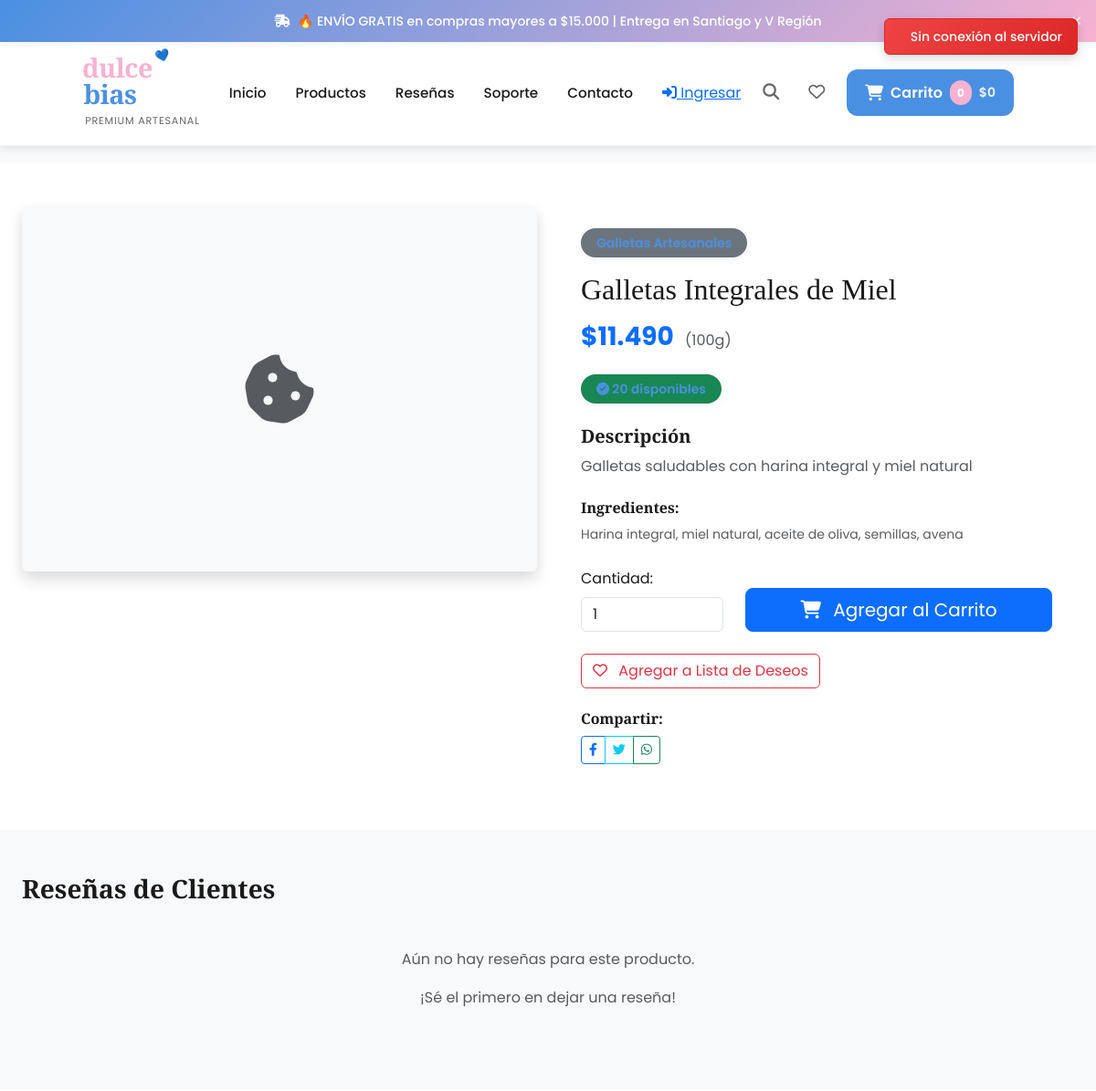
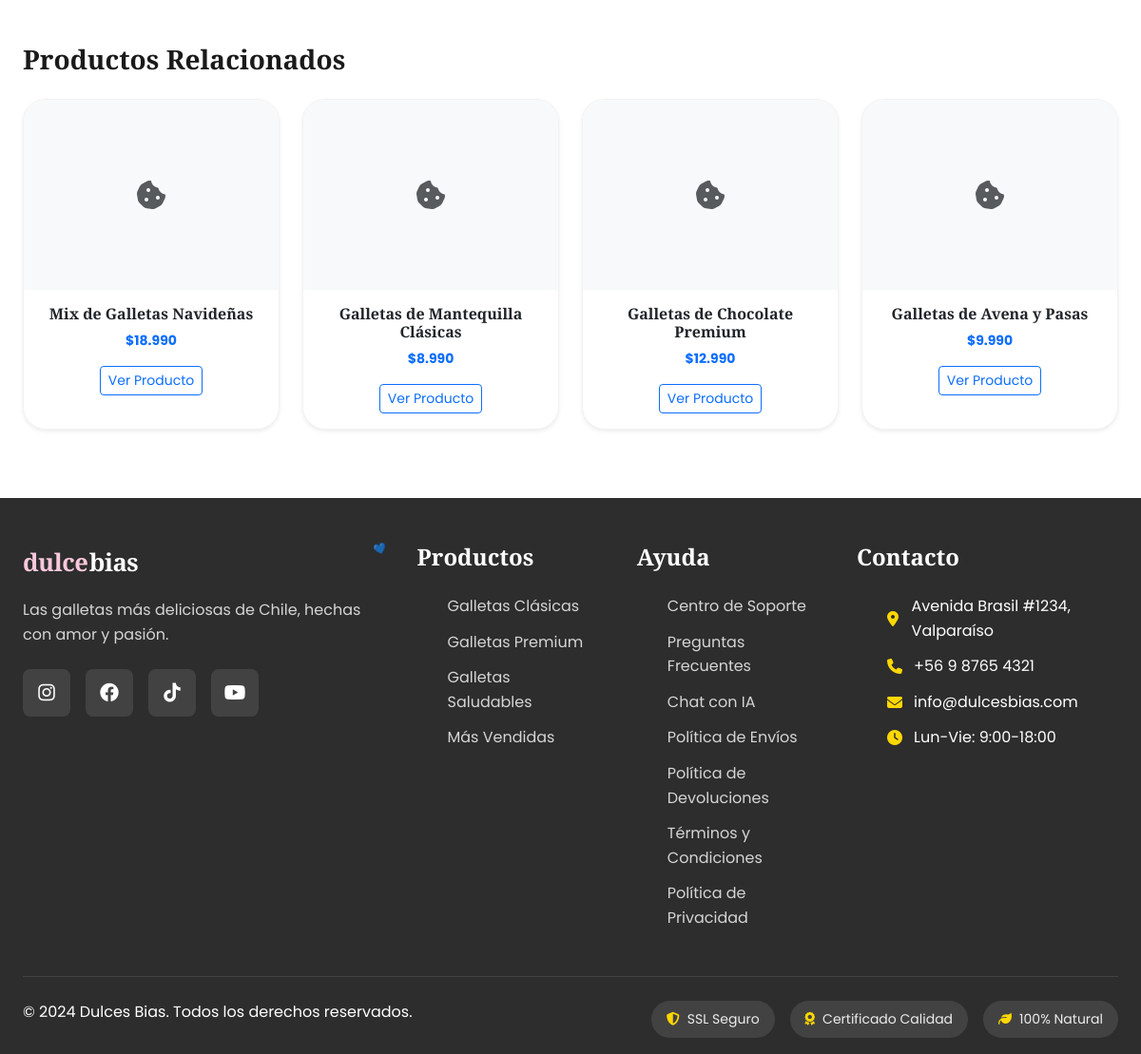
The page /producto/galletas-integrales-miel/ on the database its author committed (2 pictures, top to bottom).
### shop/models.py (models this page shows, shortened)
class Product(models.Model):
    CATEGORY_CHOICES = [
        ('bestseller', 'Más Vendidas'),
        ('premium', 'Premium'),
        ('healthy', 'Saludables'),
        ('classic', 'Clásicas'),
    ]
    name = models.CharField(max_length=200)
    slug = models.SlugField(max_length=200, unique=True)
    category = models.ForeignKey(Category, on_delete=models.CASCADE, related_name='products')
    product_type = models.CharField(max_length=20, choices=CATEGORY_CHOICES, default='classic')
    description = models.TextField()
    ingredients = models.TextField(help_text="Lista de ingredientes separados por comas")
    price = models.DecimalField(max_digits=10, decimal_places=0)  # Precios en CLP sin decimales
    discount_percentage = models.DecimalField(max_digits=5, decimal_places=2, default=0, help_text="Porcentaje de descuento (0-100)")
    discount_price = models.DecimalField(max_digits=10, decimal_places=0, null=True, blank=True, help_text="Precio con descuento manual")
    is_on_sale = models.BooleanField(default=False, help_text="¿Está en oferta?")
    image = models.ImageField(upload_to='products/')
    stock = models.PositiveIntegerField(default=0)
    min_stock_alert = models.PositiveIntegerField(default=5, help_text="Alerta cuando el stock sea menor a este valor")
    available = models.BooleanField(default=True)
    featured = models.BooleanField(default=False)
    weight = models.PositiveIntegerField(help_text="Peso en gramos", default=100)
    nutrition_facts = models.TextField(blank=True, help_text="Información nutricional")
    tax_configuration = models.ForeignKey(
        TaxConfiguration,
        on_delete=models.SET_NULL,
        null=True,
        blank=True,
        help_text="Configuración de impuesto aplicable"
    )
    is_tax_exempt = models.BooleanField(default=False, help_text="¿Exento de impuestos?")
    created_at = models.DateTimeField(auto_now_add=True)
    updated_at = models.DateTimeField(auto_now=True)
    class Meta:
        ordering = ['-created_at']
        indexes = [
            models.Index(fields=['slug']),
            models.Index(fields=['available']),
            models.Index(fields=['featured']),
        ]
    @property
    def formatted_price(self):
        return f"${int(self.price):,}".replace(',', '.')
    @property
    def current_price(self):
        if self.is_on_sale:
            if self.discount_price:
                return self.discount_price
            elif self.discount_percentage > 0:
                discount_amount = self.price * (Decimal(str(self.discount_percentage)) / Decimal('100'))
                return self.price - discount_amount
        return self.price
    @property
    def formatted_current_price(self):
        return f"${int(self.current_price):,}".replace(',', '.')
    @property
    def has_discount(self):
        return self.is_on_sale and self.current_price < self.price
    @property
    def is_in_stock(self):
        return self.stock > 0 and self.available
    @property
    def is_low_stock(self):
        return self.stock <= self.min_stock_alert and self.stock > 0
    @property
    def stock_status(self):
        if not self.available:
            return "No disponible"
        elif self.stock == 0:
            return "Sin stock"
        elif self.is_low_stock:
            return f"¡Últimas {self.stock} unidades!"
        else:
            return f"{self.stock} disponibles"

### shop/views.py (the view, shortened to what this page needs)
# urls.py: path('producto/<slug:slug>/', views.ProductDetailView.as_view(), name='product_detail'),
class ProductDetailView(DetailView):
    model = Product
    template_name = 'shop/product_detail.html'
    context_object_name = 'product'
    def get_context_data(self, **kwargs):
        context = super().get_context_data(**kwargs)
        product = self.get_object()
        related_by_category = Product.objects.filter(
            category=product.category, available=True
        ).exclude(id=product.id)[:4]
        similar_by_ingredients = Product.objects.none()
        context['related_products'] = list(related_by_category) + list(similar_by_ingredients)
        context['reviews'] = product.reviews.all()[:5]
        context['reviews_count'] = product.reviews.count()
        if context['reviews_count'] > 0:
            total_rating = sum(review.rating for review in product.reviews.all())
            context['average_rating'] = total_rating / context['reviews_count']
        else:
            context['average_rating'] = 0
        return context

### shop/templates/shop/product_detail.html (shortened to what this page needs)
{% extends 'base.html' %}
{% load static %}
{% block content %}
<nav aria-label="breadcrumb" class="py-3 bg-light">
    <div class="container">
        <ol class="breadcrumb mb-0">
            <li class="breadcrumb-item">
                <a href="{% url 'shop:home' %}">Inicio</a>
            </li>
            <li class="breadcrumb-item">
                <a href="{% url 'shop:product_list' %}">Productos</a>
            </li>
            <li class="breadcrumb-item">
                <a href="{% url 'shop:category_detail' product.category.slug %}">{{ product.category.name }}</a>
            </li>
            <li class="breadcrumb-item active" aria-current="page">{{ product.name }}</li>
        </ol>
    </div>
</nav>
<section class="py-5">
    <div class="container">
        <div class="row">
            <div class="col-lg-6 mb-4">
                <div class="product-images">
                    <div class="main-image mb-3">
                        {% if product.image %}
                        <img src="{{ product.image.url }}"
                             class="img-fluid rounded shadow"
                             alt="{{ product.name }}"
                             id="mainProductImage"
                             style="width: 100%; height: 400px; object-fit: cover;">
                        {% else %}
                        <div class="d-flex align-items-center justify-content-center bg-light rounded shadow"
                             style="height: 400px;">
                            <i class="fas fa-cookie-bite fa-5x text-muted"></i>
                        </div>
                        {% endif %}
                    </div>
                </div>
            </div>
            <div class="col-lg-6">
                <div class="product-info">
                    <div class="mb-3">
                        <span class="badge bg-secondary me-2">{{ product.category.name }}</span>
                    </div>
                    <h1 class="h2 mb-3">{{ product.name }}</h1>
                    <div class="price-section mb-4">
                        {% if product.has_discount %}
                            <div class="price-with-discount">
                                <span class="h3 text-primary fw-bold">{{ product.formatted_current_price }}</span>
                                <span class="text-muted text-decoration-line-through ms-2">{{ product.formatted_price }}</span>
                                <span class="badge bg-danger ms-2">
                                    {% if product.discount_percentage > 0 %}
                                        -{{ product.discount_percentage|floatformat:0 }}%
                                    {% else %}
                                        Oferta
                                    {% endif %}
                                </span>
                            </div>
                            <small class="text-success">
                                <i class="fas fa-tag"></i>
                                Ahorras {{ product.formatted_discount_amount }}
                            </small>
                        {% else %}
                            <span class="h3 text-primary fw-bold">{{ product.formatted_current_price }}</span>
                        {% endif %}
                        <span class="text-muted ms-2">({{ product.weight }}g)</span>
                    </div>
                    <div class="stock-status mb-4">
                        {% if product.is_in_stock %}
                            {% if product.is_low_stock %}
                                <span class="badge bg-warning text-dark">
                                    <i class="fas fa-exclamation-triangle"></i> {{ product.stock_status }}
                                </span>
                            {% else %}
                                <span class="badge bg-success">
                                    <i class="fas fa-check-circle"></i> {{ product.stock_status }}
                                </span>
                            {% endif %}
                        {% else %}
                            <span class="badge bg-danger">
                                <i class="fas fa-times-circle"></i> {{ product.stock_status }}
                            </span>
                        {% endif %}
                    </div>
                    <div class="description mb-4">
                        <h5>Descripción</h5>
                        <p class="text-muted">{{ product.description }}</p>
                    </div>
                    {% if product.ingredients %}
                    <div class="ingredients mb-4">
                        <h6>Ingredientes:</h6>
                        <p class="small text-muted">{{ product.ingredients }}</p>
                    </div>
                    {% endif %}
                    {% if product.is_in_stock %}
                    <form class="add-to-cart-form mb-4" method="post">
                        <div class="row align-items-end">
                            <div class="col-md-4">
                                <label for="quantity" class="form-label">Cantidad:</label>
                                <input type="number"
                                       class="form-control"
                                       id="quantity"
                                       name="quantity"
                                       value="1"
                                       min="1"
                                       max="{{ product.stock }}">
                            </div>
                            <div class="col-md-8">
                                <button type="submit"
                                        class="btn btn-primary btn-lg w-100"
                                        data-product-id="{{ product.id }}">
                                    <i class="fas fa-shopping-cart me-2"></i>
                                    Agregar al Carrito
                                </button>
                            </div>
                        </div>
                    </form>
                    {% endif %}
                    <div class="wishlist-section mb-4">
                        <button class="btn btn-outline-danger" id="wishlistBtn">
                            <i class="far fa-heart me-2"></i>
                            Agregar a Lista de Deseos
                        </button>
                    </div>
                    <div class="share-section">
                        <h6>Compartir:</h6>
                        <div class="btn-group" role="group">
                            <a href="#" class="btn btn-outline-primary btn-sm">
                                <i class="fab fa-facebook-f"></i>
                            </a>
                            <a href="#" class="btn btn-outline-info btn-sm">
                                <i class="fab fa-twitter"></i>
                            </a>
                            <a href="#" class="btn btn-outline-success btn-sm">
                                <i class="fab fa-whatsapp"></i>
                            </a>
                        </div>
                    </div>
                </div>
            </div>
        </div>
    </div>
</section>
<section class="py-5 bg-light">
    <div class="container">
        <div class="row">
            <div class="col-12">
                <h3 class="mb-4">Reseñas de Clientes</h3>
                {% if product.reviews.exists %}
                <div class="reviews-summary mb-4">
                    <div class="row">
                        <div class="col-md-6">
                            <div class="rating-overview text-center p-4 bg-white rounded shadow-sm">
                                <div class="average-rating">
                                    <span class="h2">{{ product.reviews.all|length }}</span>
                                    <div class="stars text-warning">
                                        <i class="fas fa-star"></i>
                                        <i class="fas fa-star"></i>
                                        <i class="fas fa-star"></i>
                                        <i class="fas fa-star"></i>
                                        <i class="far fa-star"></i>
                                    </div>
                                    <p class="text-muted">{{ product.reviews.count }} reseña{{ product.reviews.count|pluralize }}</p>
                                </div>
                            </div>
                        </div>
                    </div>
                </div>
                <div class="reviews-list">
                    {% for review in product.reviews.all|slice:":5" %}
                    <div class="review-item mb-3 p-3 bg-white rounded shadow-sm">
                        <div class="d-flex justify-content-between align-items-center mb-2">
                            <div>
                                <strong>{{ review.user.first_name|default:review.user.username }}</strong>
                                <div class="stars text-warning">
                                    {% for i in "12345" %}
                                        {% if forloop.counter <= review.rating %}
                                        <i class="fas fa-star"></i>
                                        {% else %}
                                        <i class="far fa-star"></i>
                                        {% endif %}
                                    {% endfor %}
                                </div>
                            </div>
                            <small class="text-muted">{{ review.created_at|date:"d/m/Y" }}</small>
                        </div>
                        <p class="mb-0">{{ review.comment }}</p>
                    </div>
                    {% endfor %}
                </div>
                {% else %}
                <div class="text-center py-4">
                    <p class="text-muted">Aún no hay reseñas para este producto.</p>
                    <p class="text-muted">¡Sé el primero en dejar una reseña!</p>
                </div>
                {% endif %}
            </div>
        </div>
    </div>
</section>
<section class="py-5">
    <div class="container">
        <h3 class="mb-4">Productos Relacionados</h3>
        <div class="row">
            {% for related_product in related_products %}
            <div class="col-lg-3 col-md-6 mb-4">
                <div class="card product-card h-100 shadow-sm">
                    <div class="card-img-top-wrapper" style="height: 200px; overflow: hidden;">
                        {% if related_product.image %}
                        <img src="{{ related_product.image.url }}"
                             class="card-img-top"
                             alt="{{ related_product.name }}"
                             style="width: 100%; height: 100%; object-fit: cover;">
                        {% else %}
                        <div class="d-flex align-items-center justify-content-center h-100 bg-light">
                            <i class="fas fa-cookie-bite fa-2x text-muted"></i>
                        </div>
                        {% endif %}
                    </div>
                    <div class="card-body text-center">
                        <h6 class="card-title">{{ related_product.name }}</h6>
                        <p class="text-primary fw-bold">{{ related_product.formatted_price }}</p>
                        <a href="{% url 'shop:product_detail' related_product.slug %}"
                           class="btn btn-outline-primary btn-sm">Ver Producto</a>
                    </div>
                </div>
            </div>
            {% endfor %}
        </div>
    </div>
</section>
{% endblock %}

### rows shown on the page
Product: name "Galletas Integrales de Miel", formatted_current_price "$11.490", weight "100", stock_status "20 disponibles", description "Galletas saludables con harina integral y miel natural", ingredients "Harina integral, miel natural, aceite de oliva, semillas, avena"
Product: name "Mix de Galletas Navideñas", formatted_price "$18.990"
Product: name "Galletas de Mantequilla Clásicas", formatted_price "$8.990"
Product: name "Galletas de Chocolate Premium", formatted_price "$12.990"
Product: name "Galletas de Avena y Pasas", formatted_price "$9.990"

### other values the page prints
{{ cart_items_count|default:0 }} "0"
{{ cart_total|default:"$0" }} "$0"
